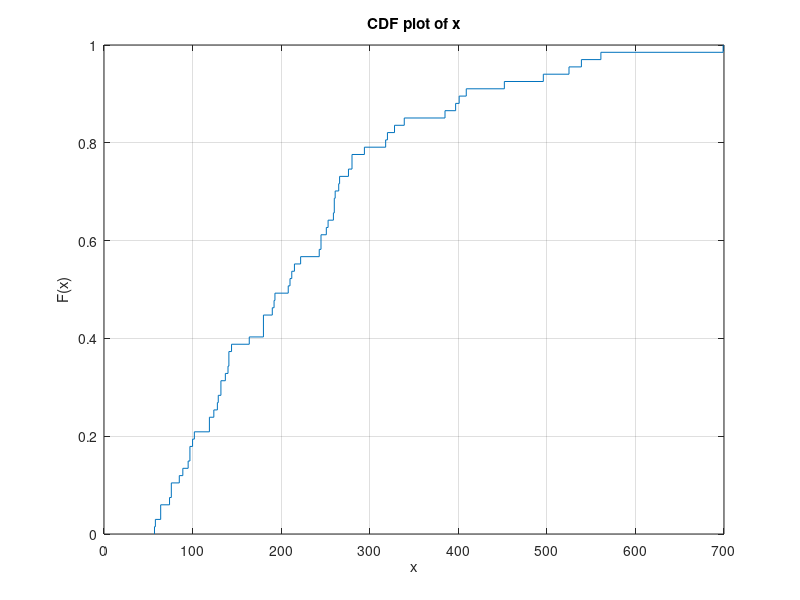
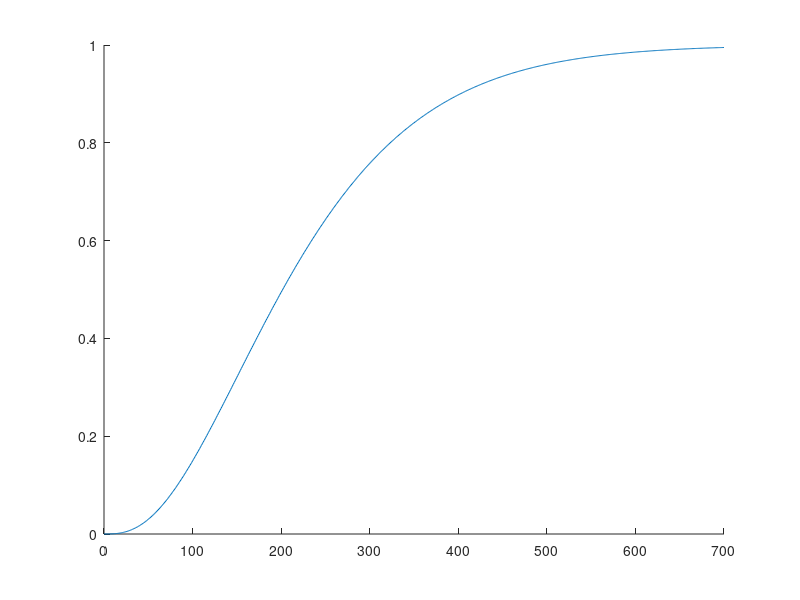

MATLAB code to generate these figures, in order:
a = 2.9868;
b = 75.8201;

% data = gamrnd(a,b,1,10000);
% data = [0:1:1000];
load flight_heights
data = flight_heights;

cdf_sample = 0:1:round(max(data))+1;
cdf = [cdf_sample' gamcdf(cdf_sample,a,b)'];

figure
cdfplot(data);
figure
hold on
plot(cdf_sample', gamcdf(cdf_sample,a,b)')

[h,p,ksstat,cv] = kstest(data, cdf, 0.05)